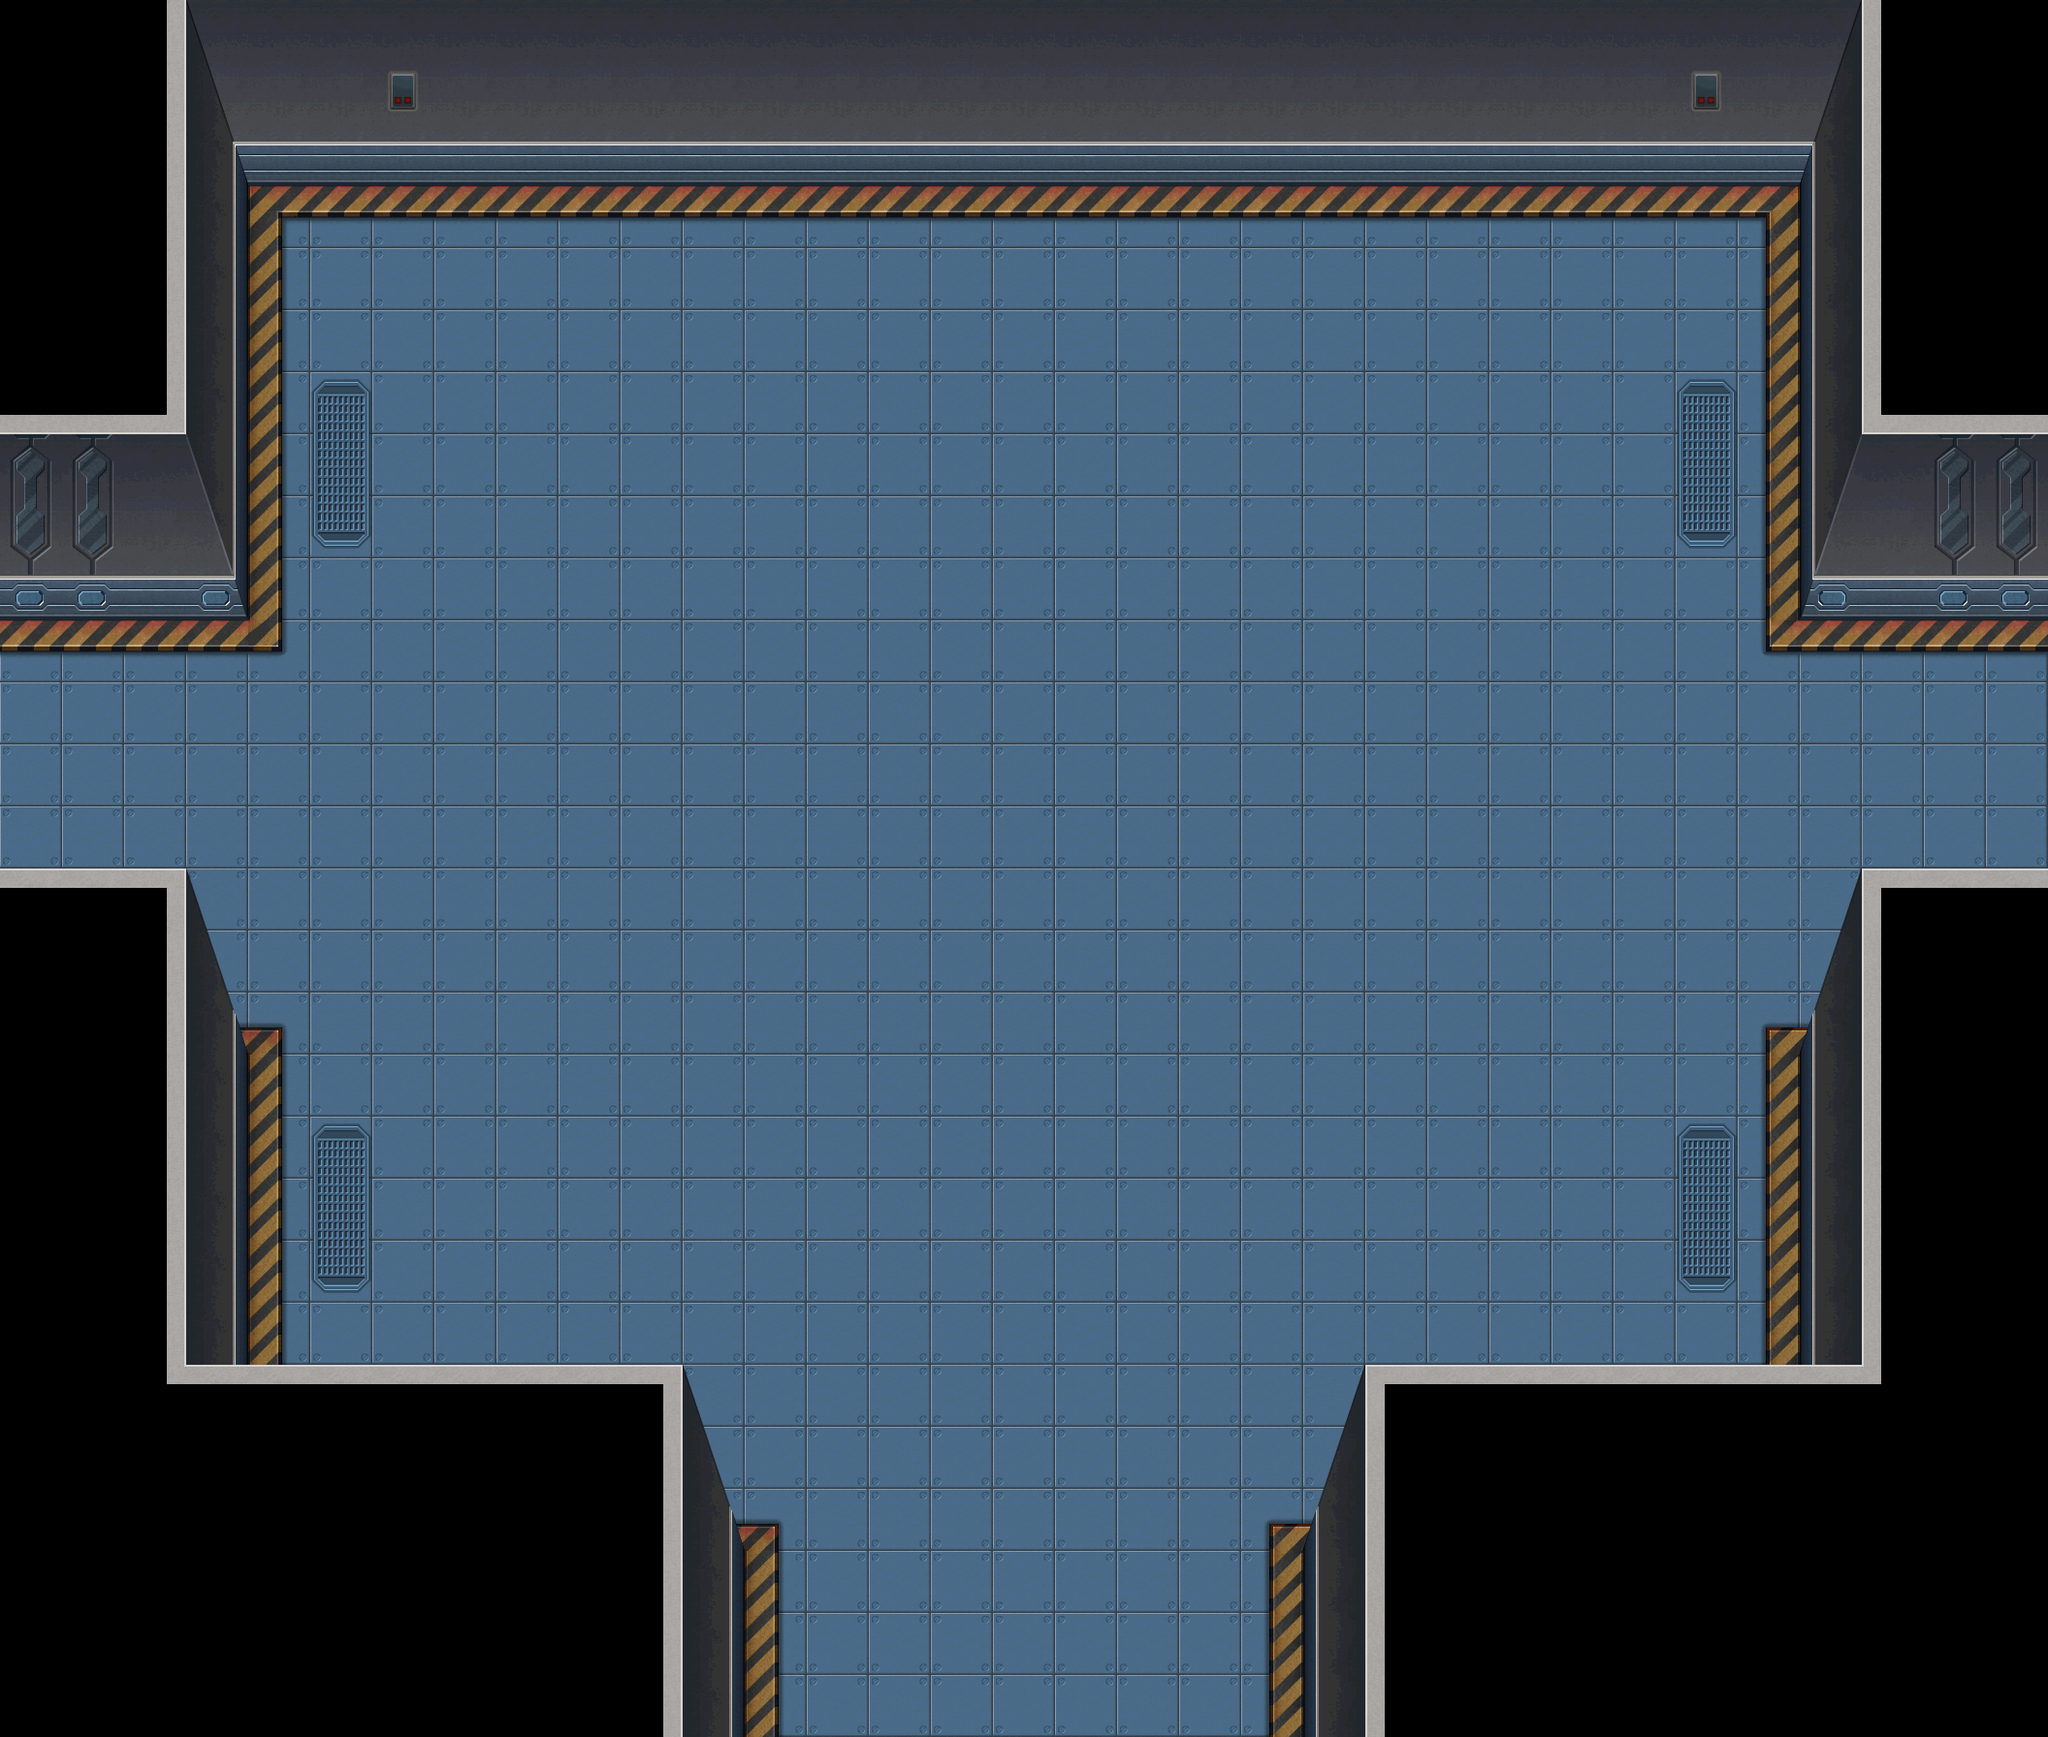

The image is a tile-based game level rendered from a .tmx file. Its description and source (layers, tilesets, objects; grid data summarised) follow:
An orthogonal 33x28 tile map with 64x64 px tiles, 1 tile layer (background), 31 tilesets and 78 objects (12x collide, 11x collide_bullet).

<map version="1.0" orientation="orthogonal" width="33" height="28" tilewidth="64" tileheight="64">
 <tileset firstgid="1" name="jianzhu3_huatai" tilewidth="129" tileheight="173">
  <image source="jianzhu3_huatai.png" width="129" height="173" />
 </tileset>
 <tileset firstgid="2" name="jianzhu3_chuang02" tilewidth="52" tileheight="386">
  <image source="jianzhu3_chuang02.png" width="52" height="386" />
 </tileset>
 <tileset firstgid="3" name="jianzhu3_chuang01" tilewidth="52" tileheight="386">
  <image source="jianzhu3_chuang01.png" width="52" height="386" />
 </tileset>
 <tileset firstgid="4" name="jianzhu3_dianti" tilewidth="172" tileheight="196">
  <image source="jianzhu3_dianti.png" width="172" height="196" />
 </tileset>
 <tileset firstgid="5" name="jianzhu3_langan01" tilewidth="223" tileheight="105">
  <image source="jianzhu3_langan01.png" width="223" height="105" />
 </tileset>
 <tileset firstgid="6" name="jianzhu3_keng01" tilewidth="293" tileheight="131">
  <image source="jianzhu3_keng01.png" width="293" height="131" />
 </tileset>
 <tileset firstgid="7" name="jianzhu3_keng03" tilewidth="102" tileheight="39">
  <image source="jianzhu3_keng03.png" width="102" height="39" />
 </tileset>
 <tileset firstgid="8" name="jianzhu3_keng04" tilewidth="52" tileheight="20">
  <image source="jianzhu3_keng04.png" width="52" height="20" />
 </tileset>
 <tileset firstgid="9" name="jianzhu3_yizi01" tilewidth="85" tileheight="229">
  <image source="jianzhu3_yizi01.png" width="85" height="229" />
 </tileset>
 <tileset firstgid="10" name="jianzhu3_yizi02" tilewidth="85" tileheight="229">
  <image source="jianzhu3_yizi02.png" width="85" height="229" />
 </tileset>
 <tileset firstgid="11" name="jianzhu3_zhuozi01" tilewidth="518" tileheight="213">
  <image source="jianzhu3_zhuozi01.png" width="518" height="213" />
 </tileset>
 <tileset firstgid="12" name="jianzhu3_zhuozi02" tilewidth="202" tileheight="256">
  <image source="jianzhu3_zhuozi02.png" width="202" height="256" />
 </tileset>
 <tileset firstgid="13" name="jianzhu3_zhuozi03" tilewidth="202" tileheight="256">
  <image source="jianzhu3_zhuozi03.png" width="202" height="256" />
 </tileset>
 <tileset firstgid="14" name="jianzhu_xuezi01" tilewidth="242" tileheight="196">
  <image source="jianzhu_xuezi01.png" width="242" height="196" />
 </tileset>
 <tileset firstgid="15" name="jianzhu_xuezi02" tilewidth="219" tileheight="141">
  <image source="jianzhu_xuezi02.png" width="219" height="141" />
 </tileset>
 <tileset firstgid="16" name="jianzhu_xuezi03" tilewidth="192" tileheight="132">
  <image source="jianzhu_xuezi03.png" width="192" height="132" />
 </tileset>
 <tileset firstgid="17" name="jianzhu_xuezi04" tilewidth="421" tileheight="156">
  <image source="jianzhu_xuezi04.png" width="421" height="156" />
 </tileset>
 <tileset firstgid="18" name="jianzhu_xuezi05" tilewidth="180" tileheight="297">
  <image source="jianzhu_xuezi05.png" width="180" height="297" />
 </tileset>
 <tileset firstgid="19" name="jianzhu_xiangzi05" tilewidth="150" tileheight="170">
  <image source="jianzhu_xiangzi05.png" width="150" height="170" />
 </tileset>
 <tileset firstgid="20" name="jianzhu_xiangzi06" tilewidth="90" tileheight="113">
  <image source="jianzhu_xiangzi06.png" width="90" height="113" />
 </tileset>
 <tileset firstgid="21" name="jianzhu_xiangzi02" tilewidth="122" tileheight="126">
  <image source="jianzhu_xiangzi02.png" width="122" height="126" />
 </tileset>
 <tileset firstgid="22" name="jianzhu_xiangzi03" tilewidth="122" tileheight="76">
  <image source="jianzhu_xiangzi03.png" width="122" height="76" />
 </tileset>
 <tileset firstgid="23" name="jianzhu2_xiangzi0" tilewidth="192" tileheight="168">
  <image source="jianzhu2_xiangzi0.png" width="192" height="168" />
 </tileset>
 <tileset firstgid="24" name="jianzhu_xiangzi04" tilewidth="183" tileheight="126">
  <image source="jianzhu_xiangzi04.png" width="183" height="126" />
 </tileset>
 <tileset firstgid="25" name="jianzhu_xiangzi01" tilewidth="71" tileheight="80">
  <image source="jianzhu_xiangzi01.png" width="71" height="80" />
 </tileset>
 <tileset firstgid="26" name="jianzhu_xiangzi07" tilewidth="92" tileheight="112">
  <image source="jianzhu_xiangzi07.png" width="92" height="112" />
 </tileset>
 <tileset firstgid="27" name="jianzhu_qiang01" tilewidth="92" tileheight="54">
  <image source="jianzhu_qiang01.png" width="92" height="54" />
 </tileset>
 <tileset firstgid="28" name="bg05" tilewidth="64" tileheight="64">
  <image source="bg05.png" width="512" height="512" />
 </tileset>
 <tileset firstgid="92" name="jianzhu5_chuangzi" tilewidth="374" tileheight="143">
  <image source="jianzhu5_chuangzi.png" width="374" height="143" />
 </tileset>
 <tileset firstgid="93" name="jianzhu5_syt" tilewidth="584" tileheight="179">
  <image source="jianzhu5_syt.png" width="584" height="179" />
 </tileset>
 <tileset firstgid="94" name="jianzhu3_keng02" tilewidth="152" tileheight="79">
  <image source="jianzhu3_keng02.png" width="152" height="79" />
 </tileset>
 <layer name="background" width="33" height="28">
  <data>[924 cells, 924 non-empty, 51 distinct tile ids]</data>
 </layer>
 <objectgroup name="window" width="33" height="28">
  <properties>
   <property name="filename" value="jianzhu5_chuangzi.png" />
   <property name="groundlayer" value="1" />
  </properties>
  <object gid="92" x="645" y="141">
   <properties>
    <property name="groundZ" value="1" />
   </properties>
  </object>
  <object gid="92" x="1155" y="141">
   <properties>
    <property name="groundZ" value="1" />
   </properties>
  </object>
 </objectgroup>
 <objectgroup name="zhuozi" width="33" height="28">
  <properties>
   <property name="buildlayer" value="1" />
   <property name="filename" value="jianzhu5_syt.png" />
  </properties>
  <object gid="93" x="2218" y="919" />
 </objectgroup>
 <objectgroup name="flower" width="33" height="28">
  <properties>
   <property name="filename" value="jianzhu3_huatai.png" />
   <property name="groundlayer" value="1" />
  </properties>
  <object gid="1" x="637" y="754">
   <properties>
    <property name="groundZ" value="1" />
   </properties>
  </object>
  <object gid="1" x="1342" y="761">
   <properties>
    <property name="groundZ" value="1" />
   </properties>
  </object>
  <object gid="1" x="1342" y="905">
   <properties>
    <property name="groundZ" value="2" />
   </properties>
  </object>
  <object gid="1" x="637" y="899">
   <properties>
    <property name="groundZ" value="2" />
   </properties>
  </object>
  <object gid="1" x="636" y="1043">
   <properties>
    <property name="groundZ" value="3" />
   </properties>
  </object>
  <object gid="1" x="1342" y="1049">
   <properties>
    <property name="groundZ" value="3" />
   </properties>
  </object>
 </objectgroup>
 <objectgroup name="rightdoor" width="33" height="28">
  <properties>
   <property name="filename" value="jianzhu3_men02.png" />
   <property name="groundlayer" value="1" />
  </properties>
 </objectgroup>
 <objectgroup name="rightdooropen" width="33" height="28">
  <properties>
   <property name="filename" value="jianzhu3_men04.png" />
   <property name="groundlayer" value="1" />
  </properties>
 </objectgroup>
 <objectgroup name="leftdoor" width="33" height="28">
  <properties>
   <property name="filename" value="jianzhu3_men01.png" />
   <property name="groundlayer" value="1" />
  </properties>
 </objectgroup>
 <objectgroup name="leftdooropen" width="33" height="28">
  <properties>
   <property name="filename" value="jianzhu3_men03.png" />
   <property name="groundlayer" value="1" />
  </properties>
 </objectgroup>
 <objectgroup name="leftboli" width="33" height="28">
  <properties>
   <property name="filename" value="jianzhu3_chuang01.png" />
   <property name="groundlayer" value="1" />
  </properties>
  <object gid="3" x="192" y="472">
   <properties>
    <property name="groundZ" value="2" />
   </properties>
  </object>
  <object gid="3" x="190" y="1361">
   <properties>
    <property name="groundZ" value="2" />
   </properties>
  </object>
 </objectgroup>
 <objectgroup name="door" width="33" height="28">
  <properties>
   <property name="filename" value="jianzhu3_dianti.png" />
   <property name="groundlayer" value="1" />
  </properties>
  <object gid="4" x="457" y="214">
   <properties>
    <property name="groundZ" value="1" />
   </properties>
  </object>
  <object gid="4" x="1546" y="216">
   <properties>
    <property name="groundZ" value="1" />
   </properties>
  </object>
 </objectgroup>
 <objectgroup name="warning" width="33" height="28">
  <properties>
   <property name="filename" value="jianzhu3_langan01.png" />
   <property name="groundlayer" value="1" />
  </properties>
  <object gid="5" x="1544" y="-33">
   <properties>
    <property name="groundZ" value="1" />
   </properties>
  </object>
 </objectgroup>
 <objectgroup name="keng1" width="33" height="28">
  <properties>
   <property name="filename" value="jianzhu3_keng01.png" />
   <property name="groundlayer" value="1" />
  </properties>
  <object gid="6" x="549" y="527" />
  <object gid="6" x="982" y="1509" />
 </objectgroup>
 <objectgroup name="keng2" width="33" height="28">
  <properties>
   <property name="filename" value="jianzhu3_keng02.png" />
   <property name="groundlayer" value="1" />
  </properties>
  <object gid="94" x="1027" y="924" />
  <object gid="94" x="1397" y="388" />
 </objectgroup>
 <objectgroup name="keng3" width="33" height="28">
  <properties>
   <property name="filename" value="jianzhu3_keng03.png" />
   <property name="groundlayer" value="1" />
  </properties>
  <object gid="7" x="1967" y="742" />
  <object gid="7" x="505" y="1231" />
 </objectgroup>
 <objectgroup name="keng4" width="33" height="28">
  <properties>
   <property name="filename" value="jianzhu3_keng04.png" />
   <property name="groundlayer" value="1" />
  </properties>
  <object gid="8" x="12" y="871" />
 </objectgroup>
 <objectgroup name="chairleft" width="33" height="28">
  <properties>
   <property name="filename" value="jianzhu3_yizi01.png" />
   <property name="groundlayer" value="1" />
  </properties>
  <object gid="9" x="754" y="811">
   <properties>
    <property name="groundZ" value="3" />
   </properties>
  </object>
  <object gid="9" x="751" y="1048">
   <properties>
    <property name="groundZ" value="3" />
   </properties>
  </object>
  <object gid="9" x="1458" y="1057">
   <properties>
    <property name="groundZ" value="3" />
   </properties>
  </object>
  <object gid="9" x="1459" y="818">
   <properties>
    <property name="groundZ" value="3" />
   </properties>
  </object>
 </objectgroup>
 <objectgroup name="chairright" width="33" height="28">
  <properties>
   <property name="filename" value="jianzhu3_yizi02.png" />
   <property name="groundlayer" value="1" />
  </properties>
  <object gid="10" x="1274" y="817">
   <properties>
    <property name="groundZ" value="3" />
   </properties>
  </object>
  <object gid="10" x="1274" y="1054">
   <properties>
    <property name="groundZ" value="3" />
   </properties>
  </object>
  <object gid="10" x="563" y="810">
   <properties>
    <property name="groundZ" value="3" />
   </properties>
  </object>
  <object gid="10" x="559" y="1046">
   <properties>
    <property name="groundZ" value="3" />
   </properties>
  </object>
 </objectgroup>
 <objectgroup name="deskleft" width="33" height="28">
  <properties>
   <property name="filename" value="jianzhu3_zhuozi02.png" />
   <property name="groundlayer" value="1" />
  </properties>
  <object gid="12" x="-419" y="1503" />
 </objectgroup>
 <objectgroup name="deskright" width="33" height="28">
  <properties>
   <property name="filename" value="jianzhu3_zhuozi03.png" />
   <property name="groundlayer" value="1" />
  </properties>
  <object gid="13" x="-521" y="1223" />
 </objectgroup>
 <objectgroup name="blood1" width="33" height="28">
  <properties>
   <property name="filename" value="jianzhu_xuezi01.png" />
   <property name="groundlayer" value="1" />
  </properties>
  <object gid="14" x="1028" y="489" />
  <object gid="14" x="924" y="1207" />
  <object gid="14" x="867" y="1900" />
 </objectgroup>
 <objectgroup name="blood2" width="33" height="28">
  <properties>
   <property name="filename" value="jianzhu_xuezi02.png" />
   <property name="groundlayer" value="1" />
  </properties>
  <object gid="15" x="1968" y="895">
   <properties>
    <property name="groundZ" value="1" />
   </properties>
  </object>
  <object gid="15" x="491" y="1406">
   <properties>
    <property name="groundZ" value="1" />
   </properties>
  </object>
 </objectgroup>
 <objectgroup name="blood3" width="33" height="28">
  <properties>
   <property name="filename" value="jianzhu_xuezi03.png" />
   <property name="groundlayer" value="1" />
  </properties>
  <object gid="16" x="1408" y="1352">
   <properties>
    <property name="groundZ" value="2" />
   </properties>
  </object>
  <object gid="16" x="1496" y="543">
   <properties>
    <property name="groundZ" value="1" />
   </properties>
  </object>
  <object gid="16" x="380" y="404">
   <properties>
    <property name="groundZ" value="1" />
   </properties>
  </object>
  <object gid="16" x="1645" y="870">
   <properties>
    <property name="groundZ" value="1" />
   </properties>
  </object>
  <object gid="16" x="306" y="1024">
   <properties>
    <property name="groundZ" value="1" />
   </properties>
  </object>
 </objectgroup>
 <objectgroup name="blood4" width="33" height="28">
  <properties>
   <property name="filename" value="jianzhu_xuezi04.png" />
   <property name="groundlayer" value="1" />
  </properties>
  <object gid="17" x="-150" y="836" />
 </objectgroup>
 <objectgroup name="blood5" width="33" height="28">
  <properties>
   <property name="filename" value="jianzhu_xuezi05.png" />
   <property name="groundlayer" value="1" />
  </properties>
  <object gid="18" x="1053" y="1857" />
 </objectgroup>
 <objectgroup name="blackboxb" width="33" height="28">
  <properties>
   <property name="filename" value="jianzhu_xiangzi05.png" />
   <property name="groundlayer" value="1" />
  </properties>
  <object gid="19" x="-209" y="1086">
   <properties>
    <property name="groundZ" value="1" />
   </properties>
  </object>
 </objectgroup>
 <objectgroup name="blackboxs" width="33" height="28">
  <properties>
   <property name="filename" value="jianzhu_xiangzi06.png" />
   <property name="groundlayer" value="1" />
  </properties>
  <object gid="20" x="-189" y="663">
   <properties>
    <property name="groundZ" value="1" />
   </properties>
  </object>
 </objectgroup>
 <objectgroup name="greenboxb" width="33" height="28">
  <properties>
   <property name="filename" value="jianzhu_xiangzi02.png" />
   <property name="groundlayer" value="1" />
  </properties>
  <object gid="21" x="-341" y="673">
   <properties>
    <property name="groundZ" value="3" />
   </properties>
  </object>
 </objectgroup>
 <objectgroup name="greenboxs" width="33" height="28">
  <properties>
   <property name="filename" value="jianzhu_xiangzi03.png" />
   <property name="groundlayer" value="1" />
  </properties>
  <object gid="22" x="-279" y="584">
   <properties>
    <property name="groundZ" value="3" />
   </properties>
  </object>
 </objectgroup>
 <objectgroup name="greenbox2" width="33" height="28">
  <properties>
   <property name="filename" value="jianzhu2_xiangzi0.png" />
   <property name="groundlayer" value="1" />
  </properties>
  <object gid="23" x="-395" y="1722" />
 </objectgroup>
 <objectgroup name="mutouboxb" width="33" height="28">
  <properties>
   <property name="filename" value="jianzhu_xiangzi04.png" />
   <property name="groundlayer" value="1" />
  </properties>
  <object gid="24" x="-304" y="842">
   <properties>
    <property name="groundZ" value="3" />
   </properties>
  </object>
 </objectgroup>
 <objectgroup name="mutouboxs" width="33" height="28">
  <properties>
   <property name="filename" value="jianzhu_xiangzi01.png" />
   <property name="groundlayer" value="1" />
  </properties>
  <object gid="25" x="-254" y="958">
   <properties>
    <property name="groundZ" value="2" />
   </properties>
  </object>
 </objectgroup>
 <objectgroup name="qiangxieM16" width="33" height="28">
  <properties>
   <property name="filename" value="jianzhu_xiangzi07.png" />
   <property name="groundlayer" value="1" />
  </properties>
  <object gid="26" x="-288" y="867">
   <properties>
    <property name="groundZ" value="10" />
   </properties>
  </object>
 </objectgroup>
 <objectgroup name="qiangxieSVD" width="33" height="28">
  <properties>
   <property name="filename" value="jianzhu_qiang01.png" />
   <property name="groundlayer" value="1" />
  </properties>
  <object gid="27" x="-199" y="724">
   <properties>
    <property name="groundZ" value="10" />
   </properties>
  </object>
 </objectgroup>
 <objectgroup name="rightboli" width="33" height="28">
  <properties>
   <property name="filename" value="jianzhu3_chuang02.png" />
   <property name="groundlayer" value="1" />
  </properties>
  <object gid="2" x="1868" y="501">
   <properties>
    <property name="groundZ" value="2" />
   </properties>
  </object>
  <object gid="2" x="1869" y="1365">
   <properties>
    <property name="groundZ" value="2" />
   </properties>
  </object>
 </objectgroup>
 <objectgroup name="deskbig" width="33" height="28">
  <properties>
   <property name="buildlayer" value="1" />
   <property name="filename" value="jianzhu3_zhuozi01.png" />
  </properties>
  <object gid="11" x="2265" y="1225" />
 </objectgroup>
 <objectgroup name="collide_people" width="33" height="28" visible="0">
  <object type="collide" x="-79" y="116" width="335" height="523" />
  <object type="collide" x="222" y="-2" width="1668" height="199" />
  <object type="collide" x="1855" y="77" width="309" height="564" />
  <object type="collide" x="1857" y="904" width="303" height="636" />
  <object type="collide" x="1344" y="1421" width="719" height="408" />
  <object type="collide" x="-79" y="907" width="335" height="594" />
  <object type="collide" x="239" y="1419" width="526" height="417" />
  <object type="collide" x="618" y="1803" width="904" height="149" />
  <object type="collide" x="1277" y="603" width="265" height="443" />
  <object type="collide" x="-275" y="572" width="265" height="443" />
  <object type="collide" x="2119" y="530" width="265" height="443" />
  <object type="collide" x="564" y="594" width="265" height="443" />
 </objectgroup>
 <objectgroup name="collide_bullet" width="33" height="28" visible="0">
  <object type="collide_bullet" x="-64" y="106" width="297" height="465" />
  <object type="collide_bullet" x="158" y="88" width="1797" height="49" />
  <object type="collide_bullet" x="1881" y="100" width="297" height="465" />
  <object type="collide_bullet" x="1920" y="896" width="200" height="667" />
  <object type="collide_bullet" x="1878" y="1024" width="297" height="465" />
  <object type="collide_bullet" x="1409" y="1408" width="569" height="373" />
  <object type="collide_bullet" x="1371" y="1526" width="240" height="272" />
  <object type="collide_bullet" x="-104" y="895" width="298" height="624" />
  <object type="collide_bullet" x="-68" y="1007" width="299" height="521" />
  <object type="collide_bullet" x="219" y="1407" width="484" height="462" />
  <object type="collide_bullet" x="440" y="1514" width="299" height="521" />
 </objectgroup>
</map>
